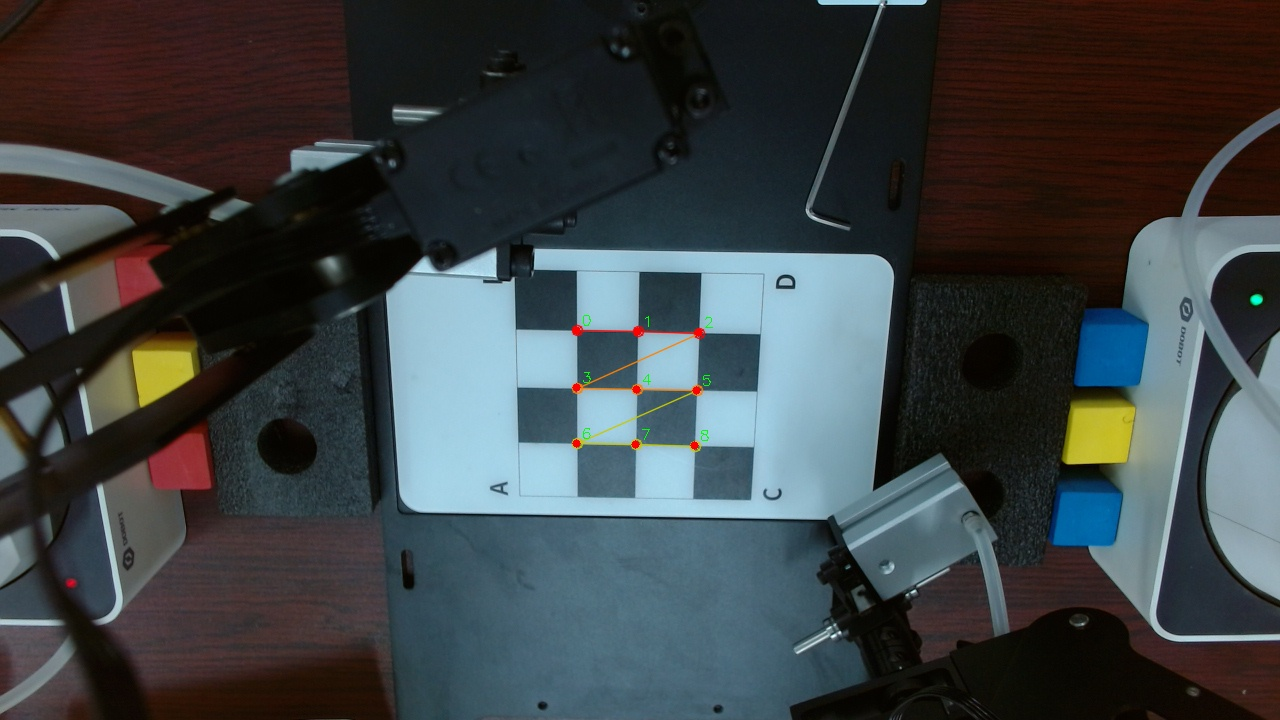
#> input picture chessboard_corners_1768827651.jpg, 1280 x 720 px
$ python -i ArmControl.py   (imports and definitions only)
#> lines starting #> are read from the running program, lines starting #| are printed output that depends on the picture; after the words box and inside, x2 and y2 are one past the last pixel; in counts of white or black regions, pixels touching at a corner belong together
#> further down, picture is the input picture: shape (720, 1280, 3); mean B, G, R 67.7, 65.7, 59.8
### DobotMagician/DobotDllType.py
from ctypes import *
import time,  platform
import os

def enum(**enums):
    return type("Enum", (), enums)

EndType = enum(EndTypeCustom=0,
    EndTypeSuctionCup=1,
    EndTypeGripper=2,
    EndTypeLaser=3,
    EndTypePen = 4,
    EndTypeMax=5)

DevType = enum(Idle=0,
               Conntroller=1,
               Magician=2,
               MagicianLite=3
               )

ParamsMode = enum(JOG=0,
                other=1)


class DevInfo(Structure):
    _pack_ = 1
    _fields_ = [
        ("devId", c_int),
        ("type", c_int),
        ("firmwareName", c_byte * 50),
        ("firwareVersion", c_byte * 50),
        ("runTime", c_float)
               ]

class ConnectInfo(Structure):
    _pack_ = 1
    _fields_ = [
        ("masterDevInfo", DevInfo),
        ("slaveDevInfo1", DevInfo),
        ("slaveDevInfo2", DevInfo)
    ]

class UpgradeFWReadyCmd(Structure):
    _pack_ = 1
    _fields_ = [
        ("fwSize", c_uint32),
        ("md5", c_char_p)
    ]

class DeviceID(Structure):
    _pack_ = 1
    _fields_ = [
        ("deviceID1", c_uint32),
        ("deviceID2", c_uint32),
        ("deviceID3", c_uint32)
    ]

masterId = 0
slaveId = 0

class DeviceVersion(Structure):
    _pack_ = 1
    _fields_ = [
        ("fw_majorVersion", c_byte),
        ("fw_minorVersion", c_byte),
        ("fw_revision", c_byte),
        ("fw_alphaVersion", c_byte),
        ("hw_majorVersion", c_byte),
        ("hw_minorVersion", c_byte),
        ("hw_revision", c_byte),
        ("hw_alphaVersion", c_byte)
    ]

# For EndTypeParams
class EndTypeParams(Structure):
    _pack_ = 1
    _fields_ = [
        ("xBias", c_float),
        ("yBias", c_float),
        ("zBias", c_float)
        ]

class Pose(Structure):
    _pack_ = 1
    _fields_ = [
        ("x", c_float),
        ("y", c_float),
        ("z", c_float),
        ("rHead", c_float),
        ("joint1Angle", c_float),
        ("joint2Angle", c_float),
        ("joint3Angle", c_float),
        ("joint4Angle", c_float)
        ]

class Kinematics(Structure):
    _pack_ = 1
    _fields_ = [
        ("velocity", c_float),
        ("acceleration", c_float)
        ]

class AlarmsState(Structure):
    _pack_ = 1
    _fields_ = [
        ("alarmsState", c_int32)
        ]

class HOMEParams(Structure):
    _pack_ = 1
    _fields_ = [
        ("x", c_float),
        ("y", c_float),
        ("z", c_float),
        ("r", c_float)
        ]

class HOMECmd(Structure):
    _pack_ = 1
    _fields_ = [
        ("temp", c_float)
        ]

class AutoLevelingCmd(Structure):
    _pack_ = 1
    _fields_ = [
        ("controlFlag", c_ubyte),
        ("precision", c_float)
        ]

class EMotor(Structure):
    _pack_ = 1
    _fields_ = [
        ("index", c_byte),
        ("isEnabled", c_byte),
        ("speed", c_int32)
        ]

class EMotorS(Structure):
    _pack_ = 1
    _fields_ = [
        ("index", c_byte),
        ("isEnabled", c_byte),
        ("speed", c_int32),
        ("distance", c_uint32)
        ]

##################  Arm orientation定义   ##################
ArmOrientation = enum(
    LeftyArmOrientation=0,
    RightyArmOrientation=1)

##################  点动示教部分   ##################

class JOGJointParams(Structure):
    _pack_ = 1
    _fields_ = [
        ("joint1Velocity", c_float),
        ("joint2Velocity", c_float),
        ("joint3Velocity", c_float),
        ("joint4Velocity", c_float),
        ("joint1Acceleration", c_float),
        ("joint2Acceleration", c_float),
        ("joint3Acceleration", c_float),
        ("joint4Acceleration", c_float)
        ]

class JOGCoordinateParams(Structure):
    _pack_ = 1
    _fields_ = [
        ("xVelocity", c_float),
        ("yVelocity", c_float),
        ("zVelocity", c_float),
        ("rVelocity", c_float),
        ("xAcceleration", c_float),
        ("yAcceleration", c_float),
        ("zAcceleration", c_float),
        ("rAcceleration", c_float)
        ]

class JOGCommonParams(Structure):
    _pack_ = 1
    _fields_ = [
        ("velocityRatio", c_float),
        ("accelerationRatio", c_float)
        ]

class JOGLParams(Structure):
    _pack_ = 1
    _fields_ = [
        ("velocity",  c_float),
        ("acceleration",  c_float)
    ]


JC = enum(JogIdle=0,
    JogAPPressed=1,
    JogANPressed=2,
    JogBPPressed=3,
    JogBNPressed=4,
    JogCPPressed=5,
    JogCNPressed=6,
    JogDPPressed=7,
    JogDNPressed=8,
    JogEPPressed=9,
    JogENPressed=10)

class JOGCmd(Structure):
    _pack_ = 1
    _fields_ = [
        ("isJoint", c_byte),
        ("cmd", c_byte)
        ]

##################  再现运动部分   ##################

class PTPJointParams(Structure):
    _fields_ = [
        ("joint1Velocity", c_float),
        ("joint2Velocity", c_float),
        ("joint3Velocity", c_float),
        ("joint4Velocity", c_float),
        ("joint1Acceleration", c_float),
        ("joint2Acceleration", c_float),
        ("joint3Acceleration", c_float),
        ("joint4Acceleration", c_float)
        ]

class PTPCoordinateParams(Structure):
    _fields_ = [
        ("xyzVelocity", c_float),
        ("rVelocity", c_float),
        ("xyzAcceleration", c_float),
        ("rAcceleration", c_float)
        ]

class PTPLParams(Structure):
    _pack_ = 1
    _fields_ = [
        ("velocity",  c_float),
        ("acceleration",  c_float)
    ]

class PTPJumpParams(Structure):
    _pack_ = 1
    _fields_ = [
        ("jumpHeight", c_float),
        ("zLimit", c_float)
        ]

class PTPCommonParams(Structure):
    _pack_ = 1
    _fields_ = [
        ("velocityRatio", c_float),
        ("accelerationRatio", c_float)
        ]

PTPMode = enum(
    PTPJUMPXYZMode=0,
    PTPMOVJXYZMode=1,
    PTPMOVLXYZMode=2,

    PTPJUMPANGLEMode=3,
    PTPMOVJANGLEMode=4,
    PTPMOVLANGLEMode=5,

    PTPMOVJANGLEINCMode=6,
    PTPMOVLXYZINCMode=7,
    PTPMOVJXYZINCMode=8,

    PTPJUMPMOVLXYZMode=9)

InputPin = enum( InputPinNone=0,
    InputPin1=1,
    InputPin2=2,
    InputPin3=3,
    InputPin4=4,
    InputPin5=5,
    InputPin6=6,
    InputPin7=7,
    InputPin8=8)

InputLevel = enum(InputLevelBoth=0,
    InputLevelLow=1,
    InputLevelHigh=2)

OutputPin = enum(
    SIGNALS_O1=1,
    SIGNALS_O2=2,
    SIGNALS_O3=3,
    SIGNALS_O4=4,
    SIGNALS_O5=5,
    SIGNALS_O6=6,
    SIGNALS_O7=7,
    SIGNALS_O8=8)

class PTPCmd(Structure):
    _pack_ = 1
    _fields_ = [
        ("ptpMode", c_byte),
        ("x", c_float),
        ("y", c_float),
        ("z", c_float),
        ("rHead", c_float)
        ]

class DeviceCountInfo(Structure):
    _pack_ = 1
    _fields_ = [
        ("deviceRunTime",  c_uint64),
        ("devicePowerOn",  c_uint32),
        ("devicePowerOff", c_uint32)
        ]

class PTPWithLCmd(Structure):
    _pack_ = 1
    _fields_ = [
        ("ptpMode", c_byte),
        ("x", c_float),
        ("y", c_float),
        ("z", c_float),
        ("rHead", c_float),
        ("l", c_float)
        ]

##################  Continuous path   ##################

class CPParams(Structure):
    _pack_ = 1
    _fields_ = [
        ("planAcc", c_float),
        ("juncitionVel", c_float),
        ("acc", c_float),
        ("realTimeTrack",  c_byte)
        ]

ContinuousPathMode = enum(
    CPRelativeMode=0,
    CPAbsoluteMode=1)

class CPCmd(Structure):
    _pack_ = 1
    _fields_ = [
        ("cpMode", c_byte),
        ("x", c_float),
        ("y", c_float),
        ("z", c_float),
        ("velocity", c_float)
        ]

class CP2Cmd(Structure):
    _pack_ = 1
    _fields_ = [
        ("cpMode", c_byte),
        ("x", c_float),
        ("y", c_float),
        ("z", c_float),
        ("velocity", c_float)
        ]

class CPCommonParams(Structure):
    _pack_ = 1
    _fields_ = [
        ("velocityRatio", c_float),
        ("accelerationRatio", c_float)
        ]

##################  圆弧：ARC   ##################
class ARCPoint(Structure):
    _pack_ = 1
    _fields_ = [
        ("x", c_float),
        ("y", c_float),
        ("z", c_float),
        ("rHead", c_float)
    ]

class ARCParams(Structure):
    _pack_ = 1
    _fields_ = [
        ("xyzVelocity", c_float),
        ("rVelocity", c_float),
        ("xyzAcceleration", c_float),
        ("rAcceleration", c_float)
        ]

class ARCCmd(Structure):
    _pack_ = 1
    _fields_ = [
        ("cirPoint", ARCPoint),
        ("toPoint", ARCPoint)
    ]

class CircleCmd(Structure):
    _pack_ = 1
    _fields_ = [
        ("cirPoint", ARCPoint),
        ("toPoint", ARCPoint)
    ]

class ARCCommonParams(Structure):
    _pack_ = 1
    _fields_ = [
        ("velocityRatio", c_float),
        ("accelerationRatio", c_float)
        ]

##################  User parameters   ##################

class WAITParams(Structure):
    _pack_ = 1
    _fields_ = [
        ("unitType", c_byte)
        ]

class WAITCmd(Structure):
    _pack_ = 1
    _fields_ = [
        ("waitTime", c_uint32)
        ]

TRIGMode = enum(
    TRIGInputIOMode = 0,
    TRIGADCMode=1)

TRIGInputIOCondition = enum(
    TRIGInputIOEqual = 0,
    TRIGInputIONotEqual=1)

TRIGADCCondition = enum(
    TRIGADCLT = 0,
    TRIGADCLE=1,
    TRIGADCGE = 2,
    TRIGADCGT=3)

class TRIGCmd(Structure):
    _pack_ = 1
    _fields_ = [
        ("address", c_byte),
        ("mode", c_byte),
        ("condition",  c_byte),
        ("threshold", c_uint16)
        ]

GPIOType = enum(
    GPIOTypeDummy = 0,
    GPIOTypeDO = 1,
    GPIOTypePWM=2,
    GPIOTypeDI=3,
    GPIOTypeADC=4,
    GPIOTypeDIPU=5,
    GPIOTypeDIPD=6)

class IOMultiplexing(Structure):
    _pack_ = 1
    _fields_ = [
        ("address", c_byte),
        ("multiplex", c_byte)
        ]

class IODO(Structure):
    _pack_ = 1
    _fields_ = [
        ("address", c_byte),
        ("level", c_byte)
        ]

class IOPWM(Structure):
    _pack_ = 1
    _fields_ = [
        ("address", c_byte),
        ("frequency", c_float),
        ("dutyCycle", c_float)
        ]

class IODI(Structure):
    _pack_ = 1
    _fields_ = [
        ("address", c_byte),
        ("level", c_byte)
        ]

class IOADC(Structure):
    _pack_ = 1
    _fields_ = [
        ("address", c_byte),
        ("value", c_int)
        ]

class UserParams(Structure):
    _pack_ = 1
    _fields_ = [
        ("params1", c_float),
        ("params2", c_float),
        ("params3", c_float),
        ("params4", c_float),
        ("params5", c_float),
        ("params6", c_float),
        ("params7", c_float),
        ("params8", c_float)
        ]

ZDFCalibStatus = enum(
    ZDFCalibNotFinished=0,
    ZDFCalibFinished=1)


class WIFIIPAddress(Structure):
    _pack_ = 1
    _fields_ = [
        ("dhcp", c_byte),
        ("addr1", c_byte),
        ("addr2", c_byte),
        ("addr3", c_byte),
        ("addr4", c_byte),
        ]

class WIFINetmask(Structure):
    _pack_ = 1
    _fields_ = [
        ("addr1", c_byte),
        ("addr2", c_byte),
        ("addr3", c_byte),
        ("addr4", c_byte),
        ]

class WIFIGateway(Structure):
    _pack_ = 1
    _fields_ = [
        ("addr1", c_byte),
        ("addr2", c_byte),
        ("addr3", c_byte),
        ("addr4", c_byte),
        ]

class WIFIDNS(Structure):
    _pack_ = 1
    _fields_ = [
        ("addr1", c_byte),
        ("addr2", c_byte),
        ("addr3", c_byte),
        ("addr4", c_byte),
        ]

ColorPort = enum(
    PORT_GP1 = 0,
    PORT_GP2 = 1,
    PORT_GP4 = 2,
    PORT_GP5 = 3
    )

InfraredPort = enum(
    PORT_GP1 = 0,
    PORT_GP2 = 1,
    PORT_GP4 = 2,
    PORT_GP5 = 3
    )

UART4PeripheralsType = enum(
    UART4PeripheralsUART = 0,
    UART4PeripheralsWIFI = 1,
    UART4PeripheralsBLE = 2,
    UART4PeripheralsCH375 = 3
    )
##################  API result   ##################

DobotConnect = enum(
    DobotConnect_NoError=0,
    DobotConnect_NotFound=1,
    DobotConnect_Occupied=2)

DobotCommunicate = enum(
    DobotCommunicate_NoError=0,
    DobotCommunicate_BufferFull=1,
    DobotCommunicate_Timeout=2,
    DobotCommunicate_InvalidParams=3,
    DobotCommunicate_InvalidDevice=4
    )

isUsingLinearRail = False
##################  API func   ##################

#parker add 2018 8 29 添加Wifi设置模块退出标志位
QuitDobotApiFlag = True

# [10 lines left out: function load, not called in this run]


def dSleep(ms):
    time.sleep(ms / 1000)

def gettime():
    return [time.time()]


def SetDebugEnable(api, flag=False):
    result = api.SetDebugEnable(flag)


# [18 lines left out: function SearchDobot, not called in this run]

masterId = 0
slaveId = 0
masterDevType = 0
slaveDevType = 0


# [38 lines left out: function ConnectDobot, not called in this run]


def DisconnectDobot(api):
    api.DisconnectDobot(c_int(masterId))


def GetMarlinVersion(api):
    api.GetMarlinVersion(c_int(masterId), c_int(slaveId))


def PeriodicTask(api):
    api.PeriodicTask()


def SetCmdTimeout(api, times):
    api.SetCmdTimeout(c_int(masterId), times)


def DobotExec(api):
    return [api.DobotExec()]


# [2321 lines left out: functions GetQueuedCmdCurrentIndex, GetQueuedCmdMotionFinish, SetQueuedCmdStartExec, SetQueuedCmdStopExec, SetQueuedCmdForceStopExec, SetQueuedCmdStartDownload and 136 more, not called in this run]


def GetColorSensorEx(api,  index):
    result = GetColorSensor(api)
    return result[index]


# [787 lines left out: functions SetAutoLevelingCmdEx, SetLostStepCmdEx, SetUpgradeFWReadyCmd, GetUpgradeFWReadyCmd, SetTRIGCmdEx, SetARCCmdEx and 52 more, not called in this run]

### Desktop_Organization/ArmControl.py
import os
import json
import cv2
import time
import numpy as np
import DobotDllType as dType
from config import CAMERA_PARAMS_PATH, HANDEYE_RESULT_PATH, Z_WORKPLANE, APPROACH_Z, PICK_Z, PLACE_Z, FLIP_Y, STOP_POSITION, SAFE_POSITION, PLACE_POSITIONS, COORDINATES_FILE, COMMAND_FILE, USE_GRIPPER, USE_SUCTION

def wait_idx(api, idx):
    while idx > dType.GetQueuedCmdCurrentIndex(api)[0]:
        dType.dSleep(100)

H = 762.0

# [43 lines left out: functions pixel_to_base_xy, image_to_base, open_camera, not called in this run]

def detect_red_center(frame):
    hsv = cv2.cvtColor(frame, cv2.COLOR_BGR2HSV)
#> hsv: shape (720, 1280, 3); mean H, S, V 68.9, 107.4, 77.8
    m1 = cv2.inRange(hsv, np.array([0,120,70], np.uint8), np.array([10,255,255], np.uint8))
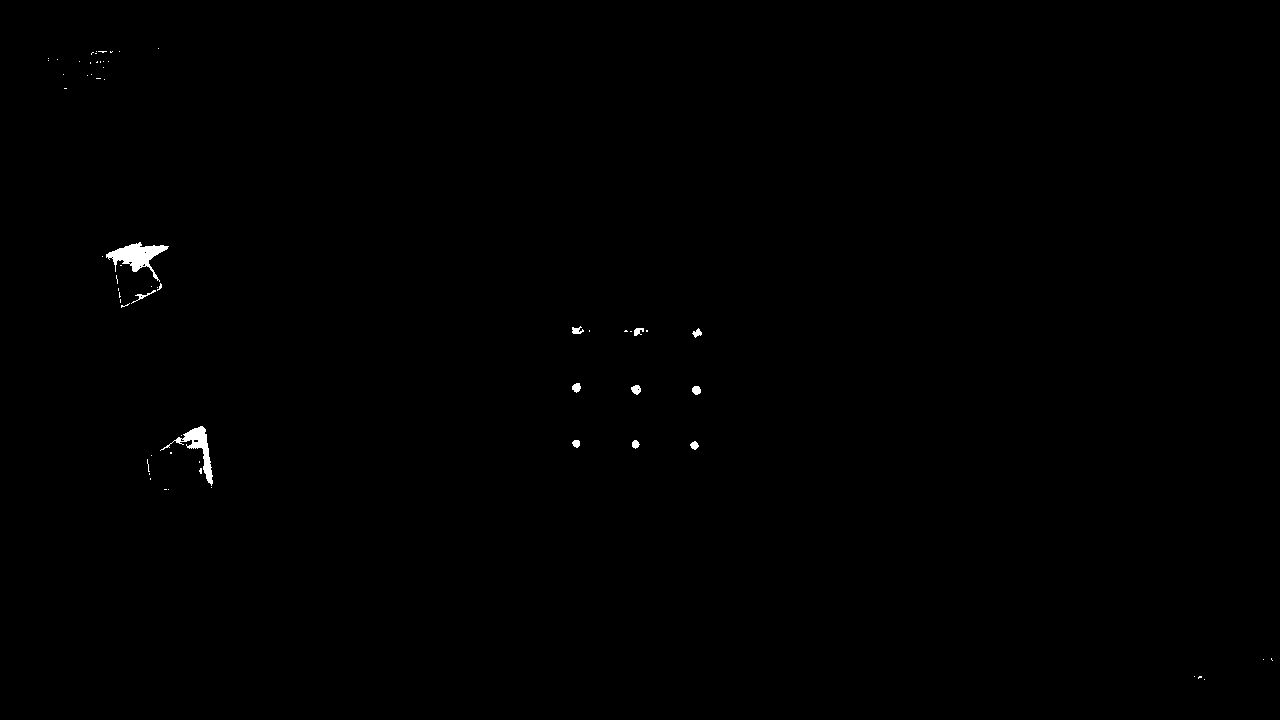
#> m1: shape (720, 1280); 0.26% white; 65 white regions (53 under 20 px), largest, box (x1, y1, x2, y2) and area: (106, 242, 169, 282) 952, (160, 426, 213, 486) 686, (631, 385, 641, 395) 71
    m2 = cv2.inRange(hsv, np.array([170,120,70], np.uint8), np.array([180,255,255], np.uint8))
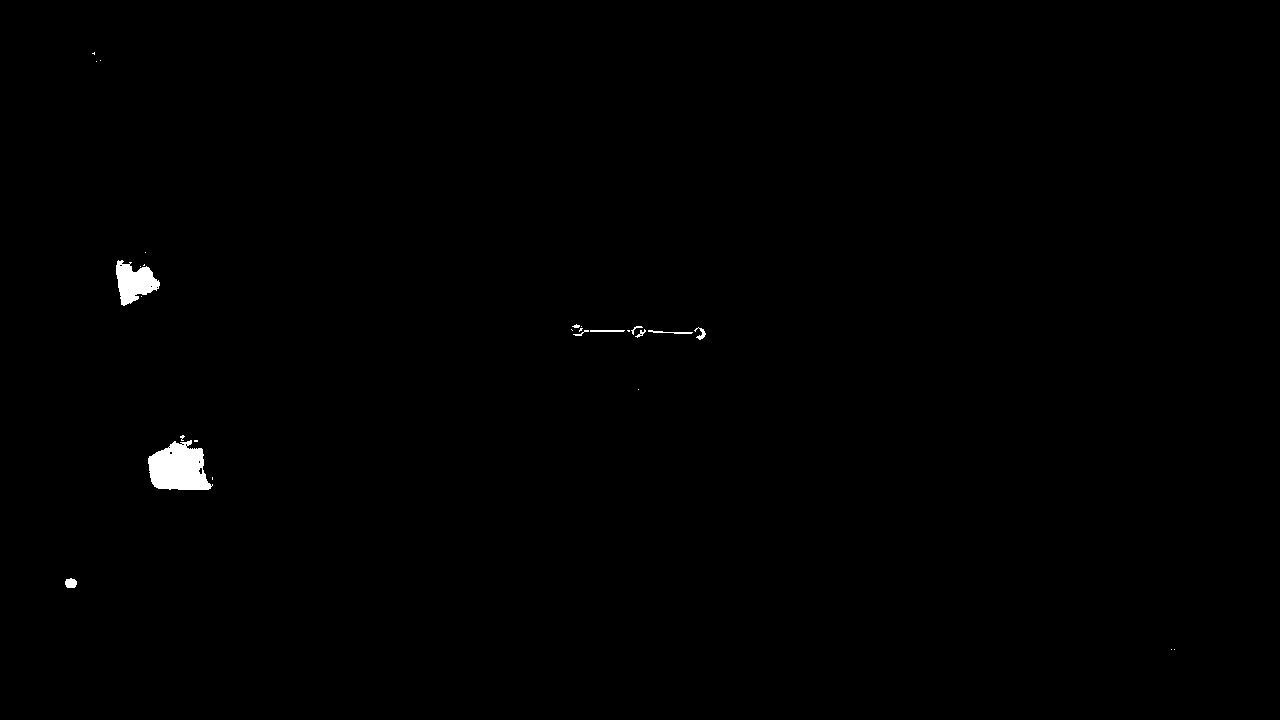
#> m2: shape (720, 1280); 0.43% white; 27 white regions (17 under 20 px), largest, box (x1, y1, x2, y2) and area: (148, 440, 213, 490) 2315, (116, 260, 160, 306) 1199, (65, 578, 77, 588) 97
    mask = cv2.bitwise_or(m1, m2)
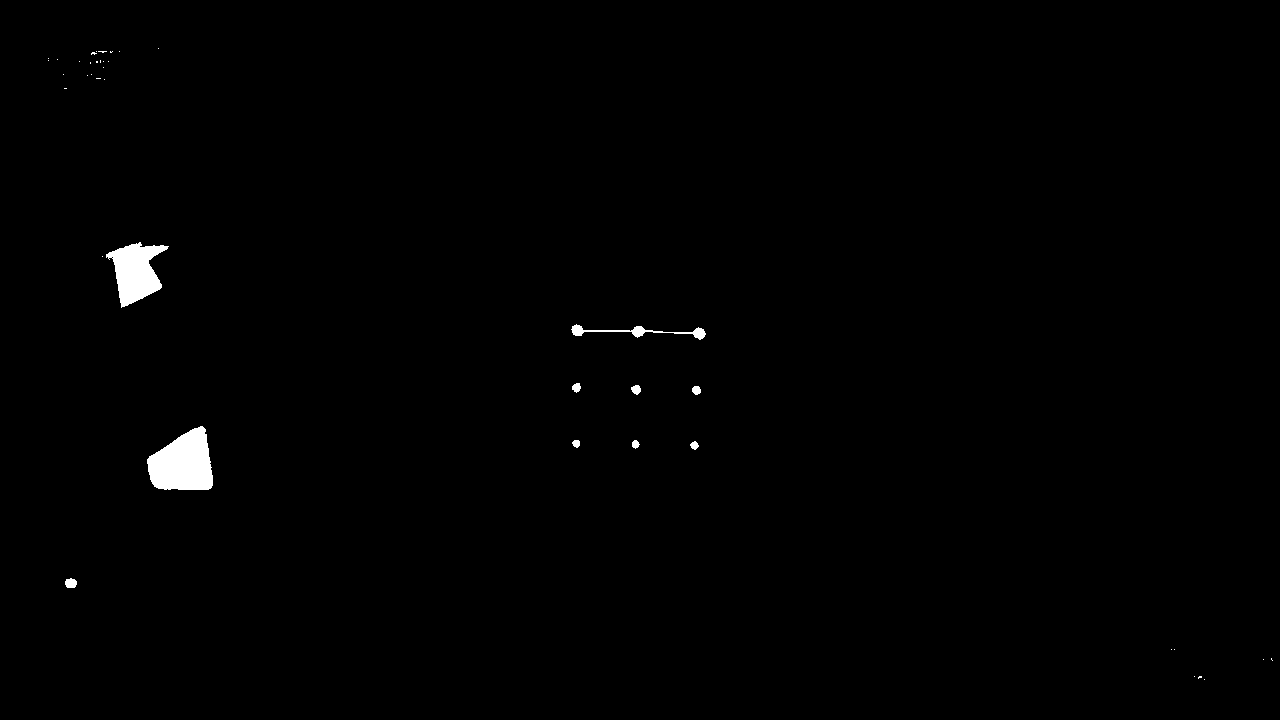
#> mask: shape (720, 1280); 0.69% white; 40 white regions (30 under 20 px), largest, box (x1, y1, x2, y2) and area: (147, 426, 213, 490) 3073, (106, 242, 169, 308) 2275, (571, 324, 706, 340) 519
    kernel = np.ones((5,5), np.uint8)
    mask = cv2.morphologyEx(mask, cv2.MORPH_OPEN, kernel)
#> mask: shape (720, 1280); 0.65% white; 12 white regions, largest, box (x1, y1, x2, y2) and area: (147, 427, 213, 490) 3058, (109, 244, 165, 306) 2220, (572, 325, 583, 336) 107
    mask = cv2.morphologyEx(mask, cv2.MORPH_CLOSE, kernel)
#> mask: shape (720, 1280); 0.65% white; 12 white regions
    cnts = cv2.findContours(mask, cv2.RETR_EXTERNAL, cv2.CHAIN_APPROX_SIMPLE)[0]
#> cnts = 12 contours; largest, box (x1, y1, x2, y2) and area: (147, 427, 213, 490) 2956, (109, 244, 165, 306) 2124, (572, 325, 583, 336) 89, (694, 328, 705, 339) 88, (633, 326, 644, 337) 87
    if not cnts:
        return None
    c = max(cnts, key=cv2.contourArea)
#> c = contour of 81 points, box (x1, y1, x2, y2) (147, 427, 213, 490), area 2956
    M = cv2.moments(c)
#> M = moments, m00 2956, centre m10/m00, m01/m00 = (182.5, 463.2)
    if M["m00"] <= 0:
        r = cv2.minAreaRect(c)
        return (int(r[0][0]), int(r[0][1]))
    return (int(M["m10"]/M["m00"]), int(M["m01"]/M["m00"]))

# [198 lines left out: functions find_board_pose, set_command, wait_for_detection, main, not called in this run]

# [2 lines not run here, left out]

>>> import cv2
>>> picture = cv2.imread('../chessboard_corners_1768827651.jpg')
>>> result = detect_red_center(picture)
#> result = (182, 463)
